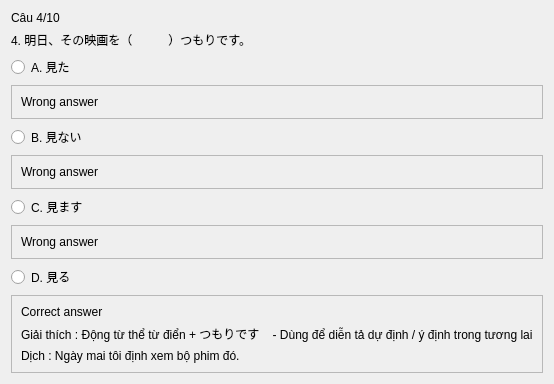
               <widget class="QWidget" name="page_2">
                <layout class="QVBoxLayout" name="verticalLayout_15">
                 <item>
                  <widget class="QLabel" name="label_17">
                   <property name="text">
                    <string>Câu 4/10</string>
                   </property>
                  </widget>
                 </item>
                 <item>
                  <widget class="QLabel" name="label_21">
                   <property name="text">
                    <string>4. 明日、その映画を（　　　）つもりです。</string>
                   </property>
                  </widget>
                 </item>
                 <item>
                  <widget class="QRadioButton" name="radioButton_5">
                   <property name="text">
                    <string>A. 見た</string>
                   </property>
                  </widget>
                 </item>
                 <item>
                  <widget class="QFrame" name="frame_13">
                   <property name="frameShape">
                    <enum>QFrame::StyledPanel</enum>
                   </property>
                   <property name="frameShadow">
                    <enum>QFrame::Raised</enum>
                   </property>
                   <layout class="QVBoxLayout" name="verticalLayout_16">
                    <item>
                     <widget class="QLabel" name="label_27">
                      <property name="text">
                       <string>Wrong answer</string>
                      </property>
                     </widget>
                    </item>
                   </layout>
                  </widget>
                 </item>
                 <item>
                  <widget class="QRadioButton" name="radioButton_6">
                   <property name="text">
                    <string>B. 見ない</string>
                   </property>
                  </widget>
                 </item>
                 <item>
                  <widget class="QFrame" name="frame_14">
                   <property name="frameShape">
                    <enum>QFrame::StyledPanel</enum>
                   </property>
                   <property name="frameShadow">
                    <enum>QFrame::Raised</enum>
                   </property>
                   <layout class="QVBoxLayout" name="verticalLayout_17">
                    <item>
                     <widget class="QLabel" name="label_26">
                      <property name="text">
                       <string>Wrong answer</string>
                      </property>
                     </widget>
                    </item>
                   </layout>
                  </widget>
                 </item>
                 <item>
                  <widget class="QRadioButton" name="radioButton_7">
                   <property name="text">
                    <string>C. 見ます</string>
                   </property>
                  </widget>
                 </item>
                 <item>
                  <widget class="QFrame" name="frame_15">
                   <property name="frameShape">
                    <enum>QFrame::StyledPanel</enum>
                   </property>
                   <property name="frameShadow">
                    <enum>QFrame::Raised</enum>
                   </property>
                   <layout class="QVBoxLayout" name="verticalLayout_19">
                    <item>
                     <widget class="QLabel" name="label_25">
                      <property name="text">
                       <string>Wrong answer</string>
                      </property>
                     </widget>
                    </item>
                   </layout>
                  </widget>
                 </item>
                 <item>
                  <widget class="QRadioButton" name="radioButton_8">
                   <property name="text">
                    <string>D. 見る</string>
                   </property>
                  </widget>
                 </item>
                 <item>
                  <widget class="QFrame" name="frame_16">
                   <property name="frameShape">
                    <enum>QFrame::StyledPanel</enum>
                   </property>
                   <property name="frameShadow">
                    <enum>QFrame::Raised</enum>
                   </property>
                   <layout class="QVBoxLayout" name="verticalLayout_18">
                    <item>
                     <widget class="QLabel" name="label_24">
                      <property name="text">
                       <string>Correct answer</string>
                      </property>
                     </widget>
                    </item>
                    <item>
                     <widget class="QLabel" name="label_23">
                      <property name="text">
                       <string>Giải thích : Động từ thể từ điển + つもりです    - Dùng để diễn tả dự định / ý định trong tương lai</string>
                      </property>
                     </widget>
                    </item>
                    <item>
                     <widget class="QLabel" name="label_22">
                      <property name="text">
                       <string>Dịch : Ngày mai tôi định xem bộ phim đó.</string>
                      </property>
                     </widget>
                    </item>
                   </layout>
                  </widget>
                 </item>
                </layout>
               </widget>
